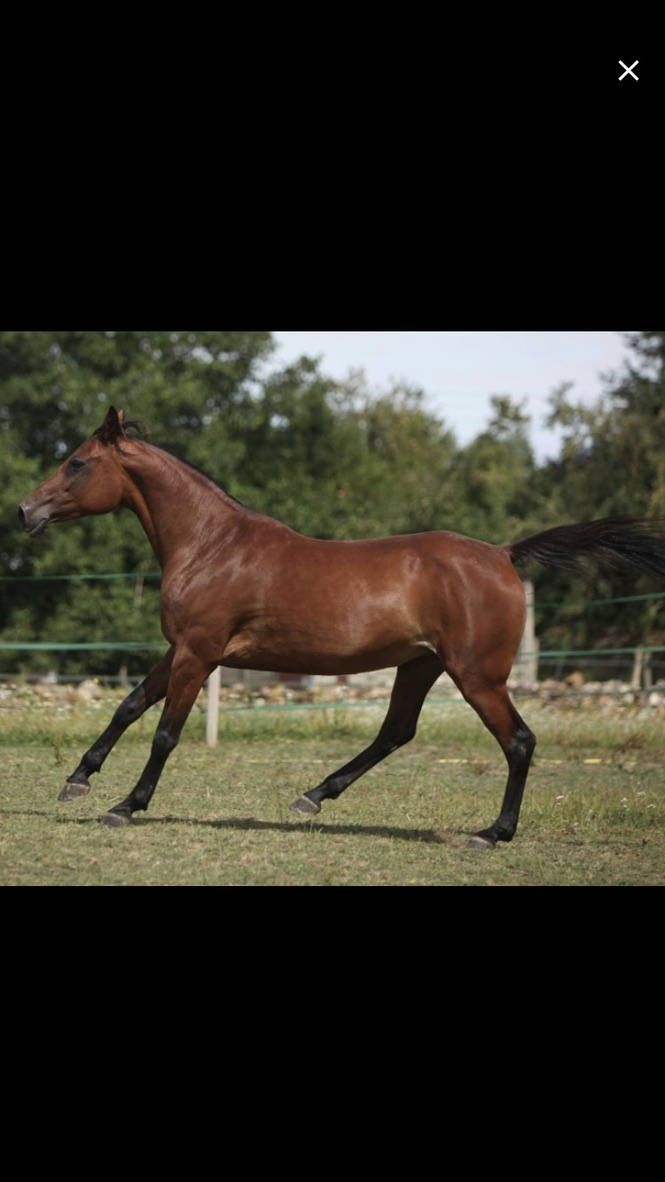
#> input picture horse - workspace/horse-detection/data/2.jpeg, 665 x 1182 px, given in place of VID_20210625_100523.mp4, which was not available
$ python save_video_frames.py
#> lines starting #> are read from the running program, lines starting #| are printed output that depends on the picture; after the words box and inside, x2 and y2 are one past the last pixel; in counts of white or black regions, pixels touching at a corner belong together; pictures that were not available may be replaced by others from this repository, and a replacement may not be noted
import cv2
import pandas as pd
import tensorflow as tf
from tensorflow import keras
import os
import numpy as np
import matplotlib.pyplot as plt

ROOT_DIR = os.path.dirname(os.path.realpath(__file__))

cap = cv2.VideoCapture(
    '/home/shazia/Documents/Projecto Cavalos/HorseID - dataset/Borboleta-620098100705605/Video Lateral/VID_20210625_100523.mp4')
background_object = cv2.createBackgroundSubtractorKNN(dist2Threshold=600, detectShadows=True)

kernel = None
i = 0
cx = cy = 0
num_img = 0

if not cap.isOpened():
    print("Error opening video stream or file")

while cap.isOpened():
    ret, frame = cap.read()
#> frame is the input picture: shape (1182, 665, 3); mean B, G, R 36.1, 46.6, 49.5
    if ret:
        # blur background using HSV
        frame_h = frame.shape[0]
        frame_w = frame.shape[1]
        img_save = frame.copy()

        # Blur background using HSV
        hsv = cv2.cvtColor(frame, cv2.COLOR_BGR2HSV)
#> hsv: shape (1182, 665, 3); mean H, S, V 16.6, 42.7, 51.1
        background_blur_mask = cv2.inRange(hsv, (0, 75, 40), (180, 255, 255))
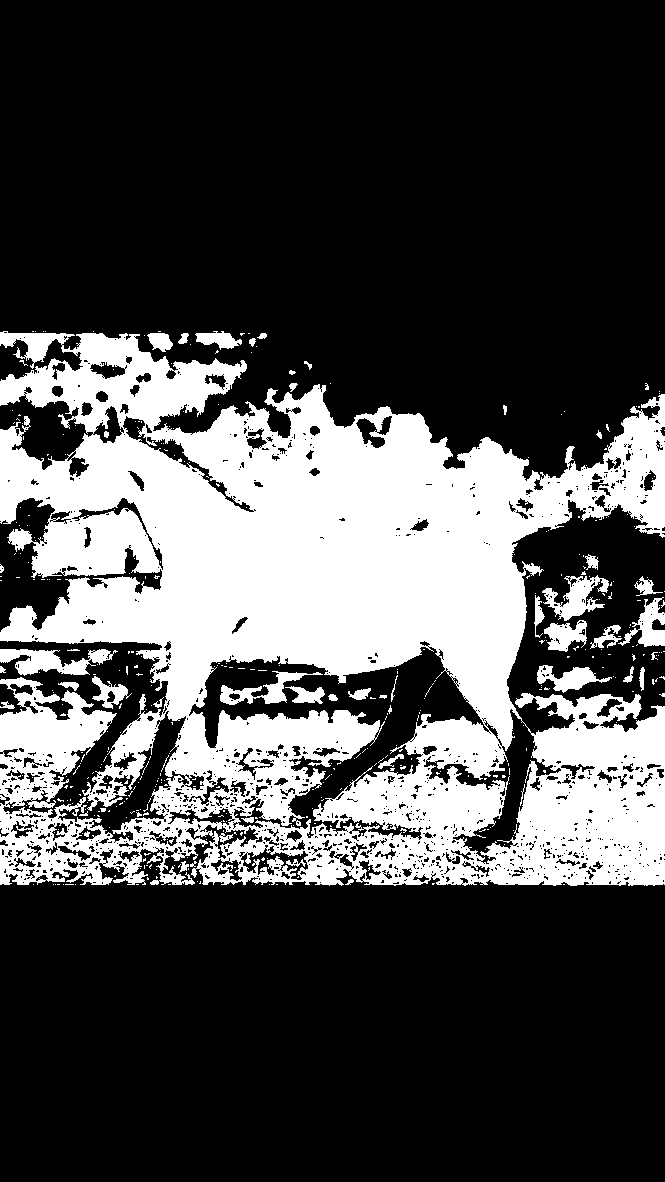
#> background_blur_mask: shape (1182, 665); 29.2% white; 413 white regions (367 under 20 px), largest, box (x1, y1, x2, y2) and area: (0, 331, 665, 886) 217506, (0, 649, 118, 676) 1665, (542, 575, 609, 621) 1358
        mask_3d = np.repeat(background_blur_mask[:, :, np.newaxis], 3, axis=2)
        blurred_frame = cv2.GaussianBlur(frame, (25, 25), 0)
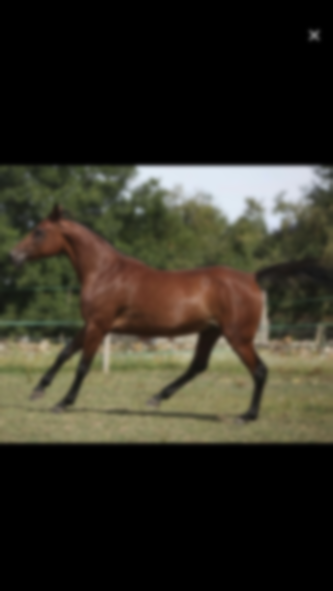
#> blurred_frame: shape (1182, 665, 3) (shown at 1/2 size); mean B, G, R 36.1, 46.6, 49.5
        frame = np.where(mask_3d == (255, 255, 255), frame, blurred_frame)

        foreground_mask = background_object.apply(frame)
#> foreground_mask: shape (1182, 665); every value is 255
        _, foreground_mask = cv2.threshold(foreground_mask, type=cv2.THRESH_OTSU, maxval=255, thresh=150)

        while i < 12:
            foreground_mask = cv2.erode(foreground_mask, kernel, iterations=1)
            foreground_mask = cv2.dilate(foreground_mask, kernel, iterations=2)
            i += 1
#> after the loop, i = 12

        contours = cv2.findContours(foreground_mask, cv2.RETR_EXTERNAL, cv2.CHAIN_APPROX_SIMPLE)[1]
#> contours = [[[0, 0], [0, 1181], [664, 1181], [664, 0]]]
        frameCopy = frame.copy()
        cnt = max(contours, key=cv2.contourArea)
#> cnt = [[0, 0], [0, 1181], [664, 1181], [664, 0]]

        if len(contours) != 0 and cv2.contourArea(cnt) > 93354:
            x, y, w, h = cv2.boundingRect(cnt)
#> x = 0; y = 0; w = 665; h = 1182
            cx = int(x + w / 2)
#> cx = 332
            cy = int(y + h / 2)
#> cy = 591

            cv2.rectangle(frameCopy, (x, y), (x + w, y + h), (0, 255, 0), 2)
            # TODO clean all 500s and substitute by a constant
            inside_left_border = (cx - 500 >= 0)
#> inside_left_border = False
            inside_right_border = (cx + 500 <= frame_w)
#> inside_right_border = False

            inside_up_border = (cy - 500 >= 0)
#> inside_up_border = True
            inside_down_border = (cy + 500 <= frame_h)
#> inside_down_border = True

            if not inside_left_border:
                if not inside_up_border:
                    # up left corner
                    cx = cx + abs(cx - 500)
                    cy = cy + abs(cy - 500)
                elif not inside_down_border:
                    # down left corner
                    cx = cx + abs(cx - 500)
                    cy = cy - abs(frame_h - (cy + 500))
                else:
                    # just left border
                    cx = cx + abs(cx - 500)
#> cx = 500
            elif not inside_right_border:
                if not inside_up_border:
                    # up right corner
                    cy = cy + abs(cy - 500)
                    cx = cx - abs(frame_w - (cx + 500))
                elif not inside_down_border:
                    # down right corner
                    cy = cy - abs(frame_h - (cy + 500))
                    cx = cx - abs(frame_w - (cx + 500))
                else:
                    # just right border
                    cx = cx - abs(frame_w - (cx + 500))
            elif not inside_up_border:
                # just up border
                cy = cy + abs(cy - 500)
            elif not inside_down_border:
                # just down border
                cy = cy - abs(frame_h - (cy + 500))

            new_coord = [cx - 500, cy - 500, cx + 500,  cy + 500]
#> new_coord = [0, 91, 1000, 1091]
            cv2.rectangle(frameCopy, (cx - 500, cy - 500), (cx + 500, cy + 500), (255, 255, 0), 2)
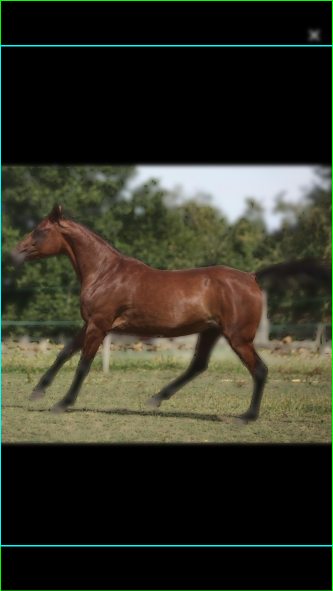
#> frameCopy: shape (1182, 665, 3) (shown at 1/2 size); mean of channels 0, 1, 2 37.5, 49.3, 49.2; drawn as B, G, R

            img_save = img_save[(cy - 500):(cy + 500), (cx - 500):(cx + 500)]
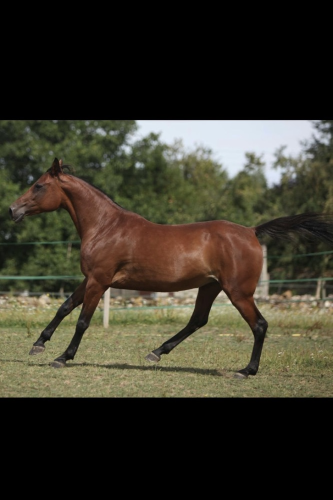
#> img_save: shape (1000, 665, 3) (shown at 1/2 size); mean B, G, R 42.6, 55, 58.5
            if img_save.size:
                img_save = cv2.resize(img_save, (500, 500))
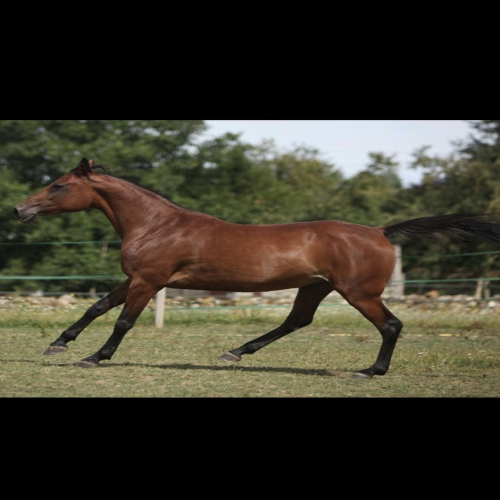
#> img_save: shape (500, 500, 3); mean B, G, R 42.5, 55, 58.4
                cv2.imwrite("/home/shazia/Documents/Projecto Cavalos/images/image_" + str(num_img) + ".png", img_save)

                # [11 lines of commented-out code are left out]
                cv2.imshow("Cropped and Resized", img_save)

        foreground_part = cv2.bitwise_and(frame, frame, mask=foreground_mask)
        stacked = np.hstack((frame, foreground_part, frameCopy))
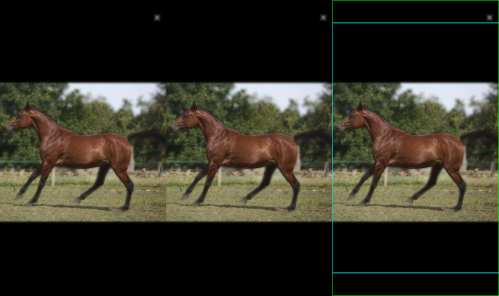
#> stacked: shape (1182, 1995, 3) (shown at 1/4 size); mean of channels 0, 1, 2 36.3, 47.3, 49.3; drawn as B, G, R

        cv2.imshow('Original Frame, Extracted Foreground and Detected Horse',
                   cv2.resize(stacked, None, fx=0.33, fy=0.33))
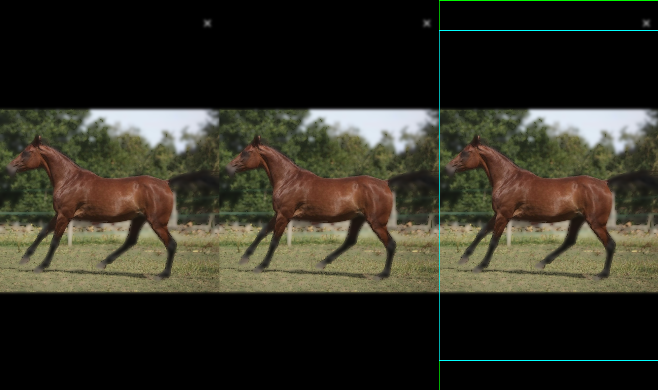
#> window 'Original Frame, Extracted Fore': shape (390, 658, 3); mean B, G, R 36.2, 47.2, 49.3
        cv2.imshow('Clean Mask', cv2.resize(foreground_mask, None, fx=0.33, fy=0.33))

        if cv2.waitKey(25) & 0xFF == ord('q'):
#> (key q is pressed here)
            break
    else:
        break

cap.release()
cv2.destroyAllWindows()

$ run again, on horse - workspace/horse-detection/data/1.png
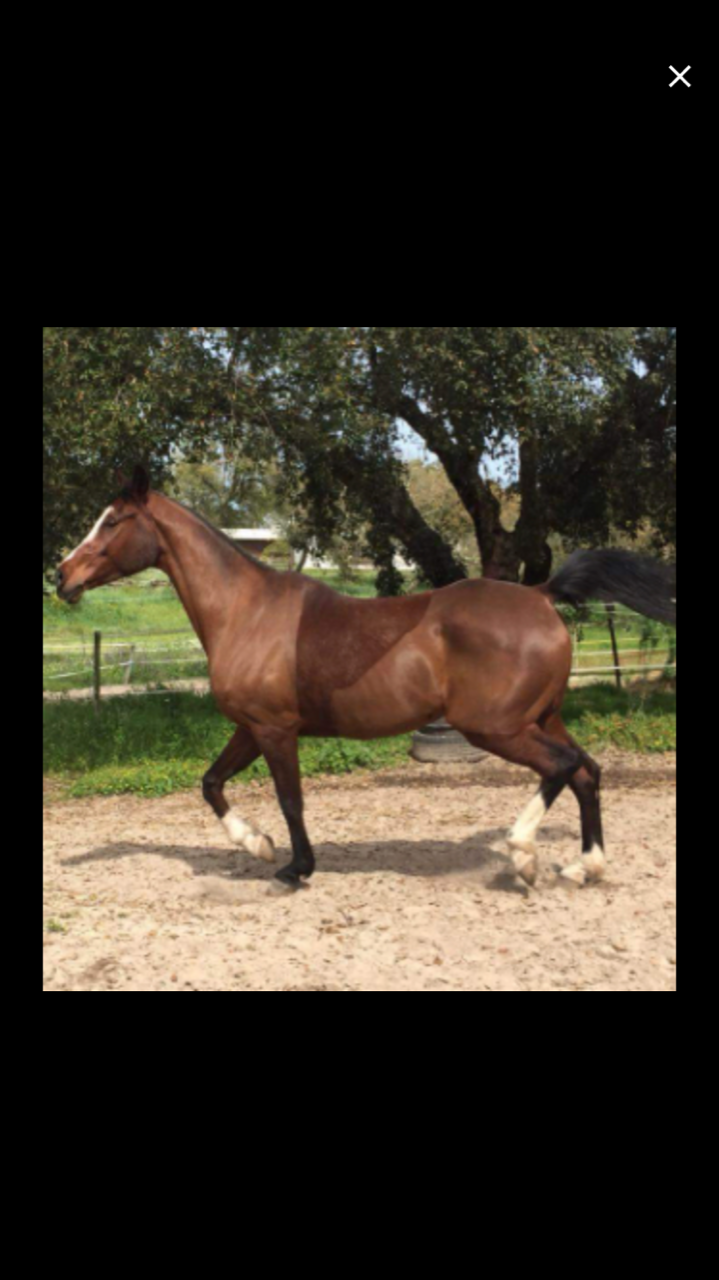
#> input picture horse - workspace/horse-detection/data/1.png, 719 x 1280 px, given in place of VID_20210625_100523.mp4, which was not available
#> frame is the input picture: shape (1280, 719, 3); mean B, G, R 38.2, 49.6, 56.6
#> hsv: shape (1280, 719, 3); mean H, S, V 11.3, 41.9, 57.6
#> `background_blur_mask = cv2.inRange(hsv, (0, 75, 40), (180, 255, 255))`:
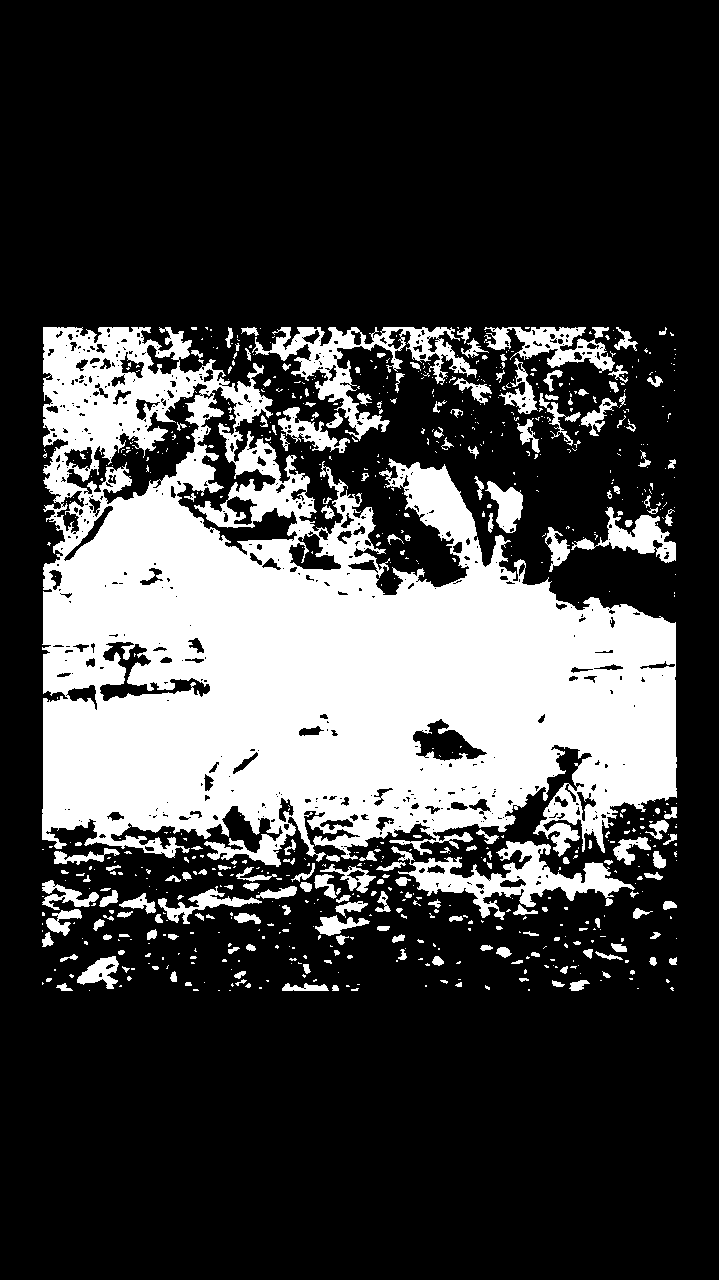
#> background_blur_mask: shape (1280, 719); 25.5% white; 758 white regions (562 under 20 px), largest, box (x1, y1, x2, y2) and area: (42, 327, 677, 867) 194335, (252, 327, 477, 441) 5962, (391, 841, 635, 920) 5896
#> foreground_mask: shape (1280, 719); every value is 255
#> after the loop `while i < 12:`: i = 12
#> contours = [[[0, 0], [0, 1279], [718, 1279], [718, 0]]]
#> cnt = [[0, 0], [0, 1279], [718, 1279], [718, 0]]
#> x = 0; w = 719; h = 1280
#> `cx = int(x + w / 2)`: cx = 359
#> cy = 640
#> inside_left_border = False
#> inside_up_border = True
#> `cx = cx + abs(cx - 500)`: cx = 500
#> new_coord = [0, 140, 1000, 1140]
#> `cv2.imshow('Original Frame, Extracted Foreground and Detected Horse', ..`:
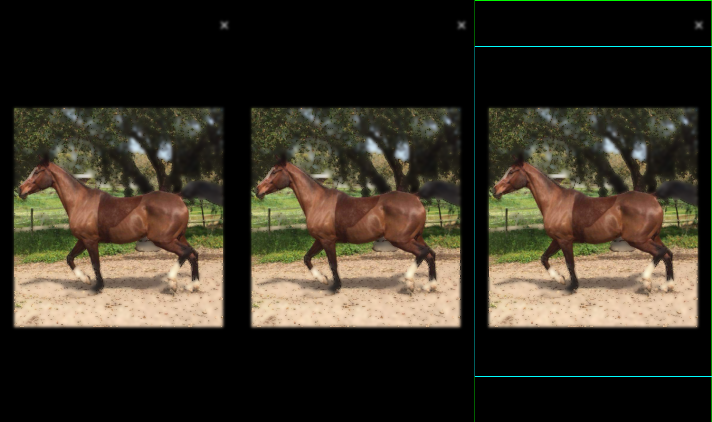
#> window 'Original Frame, Extracted Fore': shape (422, 712, 3); mean B, G, R 38.1, 50.2, 56.3

$ run again, on horse - workspace/horse-detection/data/3.png
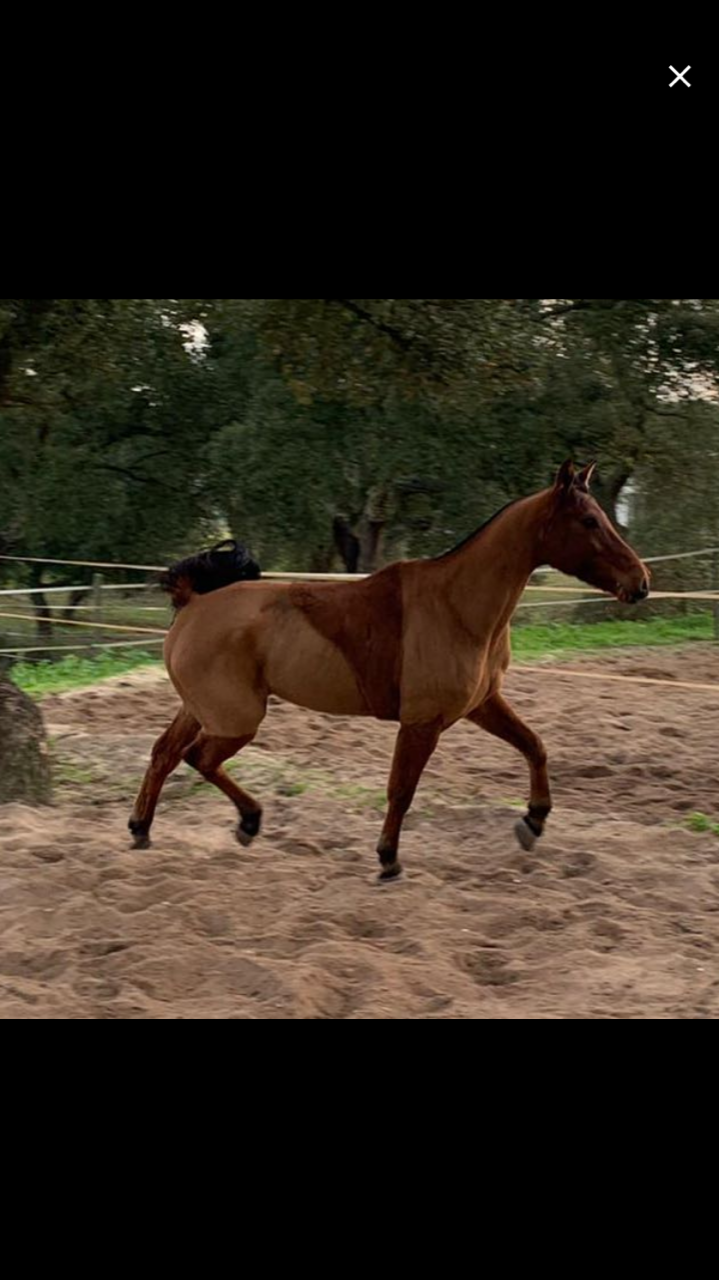
#> input picture horse - workspace/horse-detection/data/3.png, 719 x 1280 px, given in place of VID_20210625_100523.mp4, which was not available
#> frame is the input picture: shape (1280, 719, 3); mean B, G, R 30.9, 42.2, 50.7
#> hsv: shape (1280, 719, 3); mean H, S, V 13.1, 67.6, 51.9
#> `background_blur_mask = cv2.inRange(hsv, (0, 75, 40), (180, 255, 255))`:
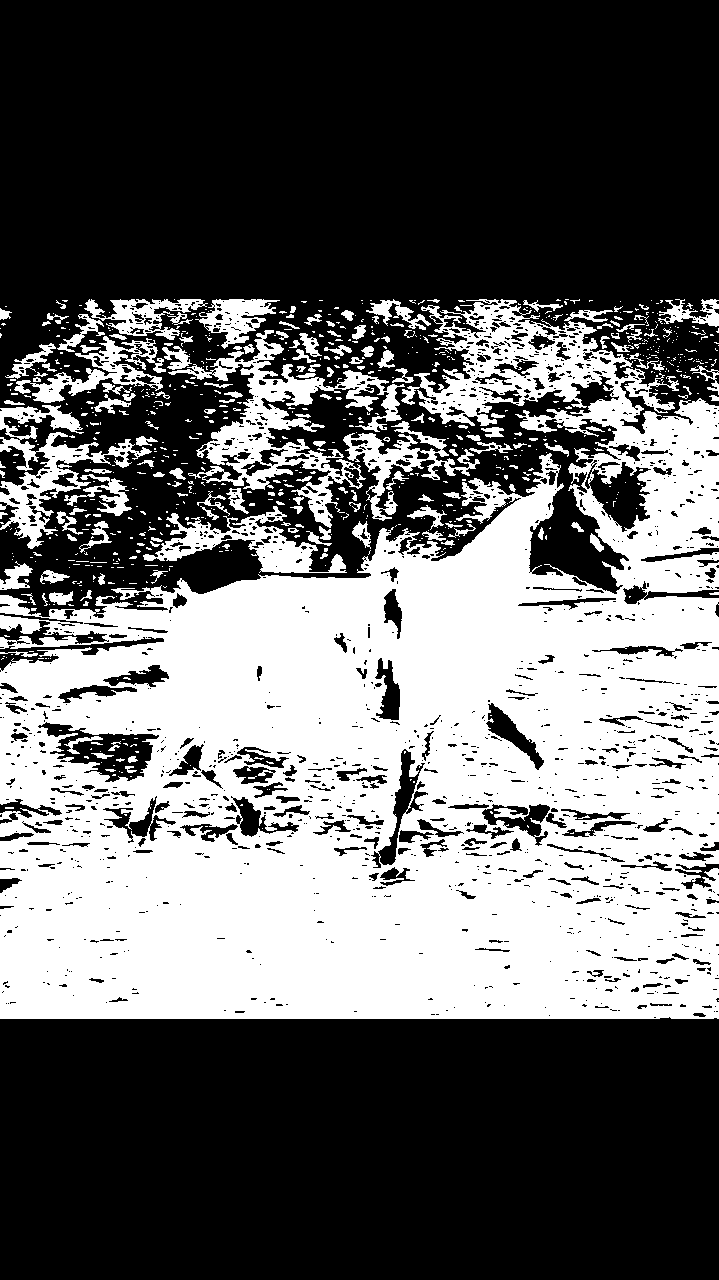
#> background_blur_mask: shape (1280, 719); 39.8% white; 795 white regions (628 under 20 px), largest, box (x1, y1, x2, y2) and area: (0, 299, 719, 1019) 317861, (168, 330, 405, 528) 10797, (0, 405, 152, 549) 5727
#> foreground_mask: shape (1280, 719); every value is 255
#> after the loop `while i < 12:`: i = 12
#> contours = [[[0, 0], [0, 1279], [718, 1279], [718, 0]]]
#> cnt = [[0, 0], [0, 1279], [718, 1279], [718, 0]]
#> x = 0; w = 719; h = 1280
#> `cx = int(x + w / 2)`: cx = 359
#> cy = 640
#> inside_left_border = False
#> inside_up_border = True
#> `cx = cx + abs(cx - 500)`: cx = 500
#> new_coord = [0, 140, 1000, 1140]
#> `cv2.imshow('Original Frame, Extracted Foreground and Detected Horse', ..`:
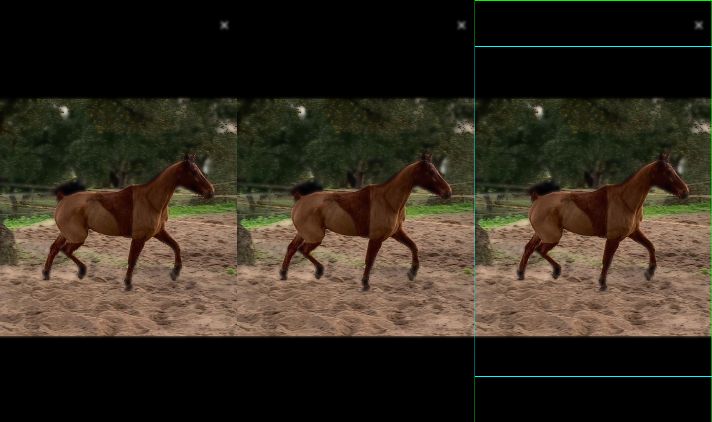
#> window 'Original Frame, Extracted Fore': shape (422, 712, 3); mean B, G, R 31.1, 42.9, 50.5
